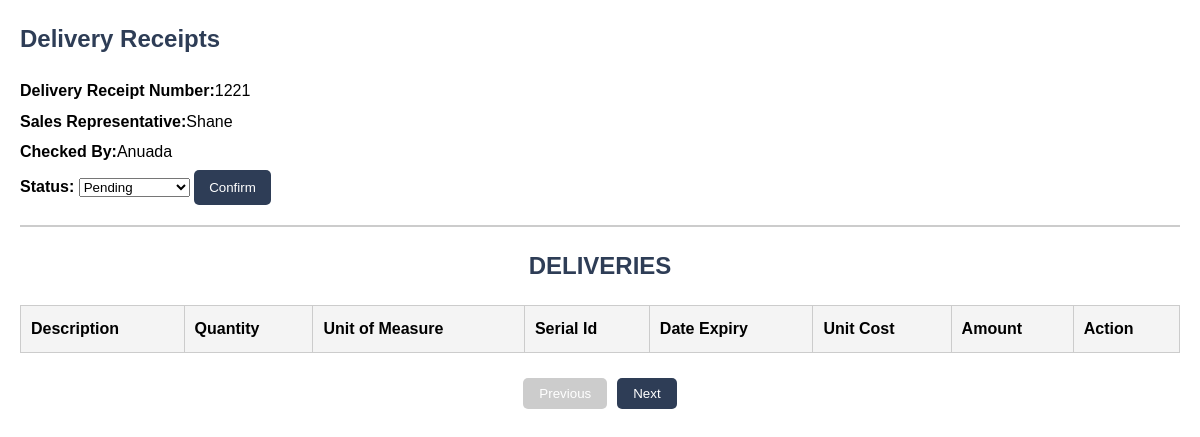
The app's page /dr_status/status_details.php?id=25 with its own data.
### tables this page shows
CREATE TABLE `delivery_receipts` (
  `dr_id` int(11) NOT NULL,
  `purchase_order_id` int(11) NOT NULL,
  `receipt_number` varchar(50) NOT NULL,
  `sales_representative` varchar(100) NOT NULL,
  `checked_by` varchar(100) NOT NULL,
  `created_at` timestamp NOT NULL DEFAULT CURRENT_TIMESTAMP,
  `dr_status` enum('Pending','Partial','Fully Delivered') NOT NULL DEFAULT 'Pending'
);

### util/dbhelper.php (called while the page is built, shortened)
<?php
class DbHelper
{
    private $hostname = "127.0.0.1";
    private $username = "root";
    private $password = "";
    private $database = "inventory_management";
    private $conn;
    public function __construct()
    {
        $this->conn = new mysqli($this->hostname, $this->username, $this->password, $this->database);
    }
public function display_checker($id)
{
    $sql = "SELECT
    delivery_receipts.dr_id,
    delivery_receipts.purchase_order_id,
    delivery_receipts.receipt_number,
    delivery_receipts.sales_representative,
    delivery_receipts.checked_by,
    delivery_receipts.dr_status,
    delivery_receipts.created_at
    FROM
    delivery_receipts
    LEFT JOIN
    purchase_orders ON delivery_receipts.purchase_order_id = purchase_orders.purchase_order_id
    WHERE purchase_orders.purchase_order_id = ?
";
    $stmt = $this->conn->prepare($sql);
    $stmt->bind_param("i", $id);
    if (!$stmt->execute()) {
        die('Execute error: ' . $stmt->error);
    }
    $result = $stmt->get_result();
    $p_order = array();
    while ($row = $result->fetch_assoc()) {
        $p_order[] = (object) $row;
    }
    return $p_order;
}
}

### dr_status/status_details.php (the view, shortened to what this page needs)
<?php
require_once "../util/dbhelper.php";
$db = new DbHelper();
if (isset($_GET["id"])) {
    $id = $_GET["id"];
} else {
    die("ID NOT SET");
}
$conn = $db->getConnection();
$display = $db->display_checker($id, $conn);
?>
<!DOCTYPE html>
<html lang="en">
<head>
</head>
<body>
    <h2>Delivery Receipts</h2>
    <?php if (!empty($display)) : ?>
        <?php foreach ($display as $row) : ?>
            <p><strong>Delivery Receipt Number:</strong><?= nl2br(htmlspecialchars($row->receipt_number)); ?></p>
            <p><strong>Sales Representative:</strong><?= nl2br(htmlspecialchars($row->sales_representative)); ?></p>
            <p><strong>Checked By:</strong><?= nl2br(htmlspecialchars($row->checked_by)); ?></p>
            <form method="POST" action="">
                <label for="dr_status"><strong>Status:</strong></label>
                <select name="dr_status" id="dr_status">
                    <option value="Pending" <?= $row->dr_status == 'Pending' ? 'selected' : '' ?>>Pending</option>
                </select>
                <button type="submit" name="confirm_status" class="new-record-btn">Confirm</button>
            </form>
            <?php break; ?>
        <?php endforeach; ?>
        <hr>
    <?php else : ?>
        <p>No delivery receipts available for this purchase order.</p>
    <?php endif; ?>
    <center>
        <h2>DELIVERIES</h2>
    </center>
    <table id="itemsTable">
        <thead>
            <tr>
                <th>Description</th>
                <th>Quantity</th>
                <th>Unit of Measure</th>
                <th>Serial Id</th>
                <th>Date Expiry</th>
                <th>Unit Cost</th>
                <th>Amount</th>
                <th>Action</th>
            </tr>
        </thead>
    </table>
    <div class="pagination" id="paginationControls"></div>
</body>
</html>

### dr_status/status_details.php (style rules this page uses)
body { font-family: Arial, sans-serif; line-height: 1.6; margin: 20px; }
h2 { color: #2e3d56; }
p { margin: 5px 0; }
.new-record-btn { background-color: #2e3d56; color: white; padding: 10px 15px; border: none; cursor: pointer; text-decoration: none; border-radius: 5px; }
hr { border: 1px solid #ccc; margin: 20px 0; }
table { width: 100%; border-collapse: collapse; margin: 20px 0; }
th, td { border: 1px solid #ccc; padding: 10px; text-align: left; }
th { background-color: #f4f4f4; }
.pagination { margin-top: 20px; text-align: center; }

### records on screen
delivery_receipts: receipt_number "1221", sales_representative "Shane", checked_by "Anuada", dr_status "Pending"
